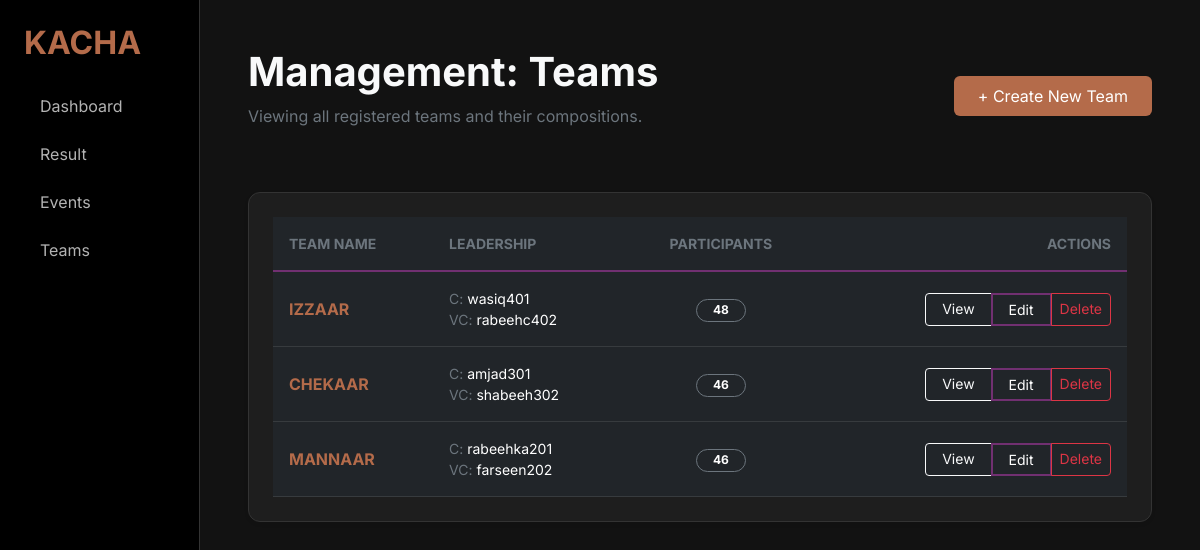
Page /team/teams/ (signed in) on the committed database.
### core/models.py (models this page shows, shortened)
class Team(models.Model):
    name = models.CharField(max_length=100)
    captain = models.ForeignKey(User, on_delete=models.CASCADE, related_name='captain')
    vice_captain = models.ForeignKey(User, on_delete=models.CASCADE, related_name='vice_captain')

### core/team/views.py (the view)
# urls.py: path('teams/', TeamListView.as_view(), name='team-list'),
class TeamListView(LoginRequiredMixin, ListView):
    model = Team
    template_name = 'teams/team_list.html'
    context_object_name = 'teams'
    paginate_by = 10
    ordering = ['-id']

### core/templates/teams/team_list.html (shortened to what this page needs)
{% extends 'base.html' %}
{% block content %}
    <div class="d-flex justify-content-between align-items-center mb-5">
        <div>
            <h1 class="fw-bold">Management: Teams</h1>
            <p class="text-secondary">Viewing all registered teams and their compositions.</p>
        </div>
        <a href="{% url 'team-create' %}" class="btn btn-kacha-primary px-4 py-2">
            + Create New Team
        </a>
    </div>
    <div class="event-card p-4 shadow-sm">
        <div class="table-responsive">
            <table class="table table-dark table-hover align-middle mb-0">
                <thead>
                <tr style="border-bottom: 2px solid var(--accent-purple);">
                    <th class="ps-3 py-3 text-uppercase small fw-bold text-secondary">Team Name</th>
                    <th class="py-3 text-uppercase small fw-bold text-secondary">Leadership</th>
                    <th class="py-3 text-uppercase small fw-bold text-secondary text-center">Participants</th>
                    <th class="py-3 text-uppercase small fw-bold text-secondary text-end pe-3">Actions</th>
                </tr>
                </thead>
                <tbody>
                {% for team in teams %}
                    <tr>
                        <td class="ps-3 py-3">
                            <span class="fw-bold d-block" style="color: var(--accent-copper);">{{ team.name }}</span>
                        </td>
                        <td class="py-3">
                            <div class="d-flex flex-column">
                                <span class="small"><span
                                        class="text-secondary">C:</span> {{ team.captain.username }}</span>
                                <span class="small"><span
                                        class="text-secondary">VC:</span> {{ team.vice_captain.username }}</span>
                            </div>
                        </td>
                        <td class="py-3 text-center">
                        <span class="badge rounded-pill bg-dark border border-secondary px-3">
                            {{ team.participant_set.count }}
                        </span>
                        </td>
                        <td class="py-3 text-end pe-3">
                            <div class="btn-group">
                                <a href="{% url 'team-detail' team.pk %}"
                                   class="btn btn-sm btn-outline-light px-3">View</a>
                                <a href=""
                                   class="btn btn-sm btn-kacha-outline px-3">Edit</a>
                                <a href="" class="btn btn-sm btn-outline-danger">
                                     Delete
                                </a>
                            </div>
                        </td>
                    </tr>
                {% endfor %}
                </tbody>
            </table>
        </div>
    </div>
{% endblock %}

### rows in the picture
Team: name "IZZAAR", captain.username "wasiq401", vice_captain.username "rabeehc402", participant_set.count "48"
Team: name "CHEKAAR", captain.username "amjad301", vice_captain.username "shabeeh302", participant_set.count "46"
Team: name "MANNAAR", captain.username "rabeehka201", vice_captain.username "farseen202", participant_set.count "46"
